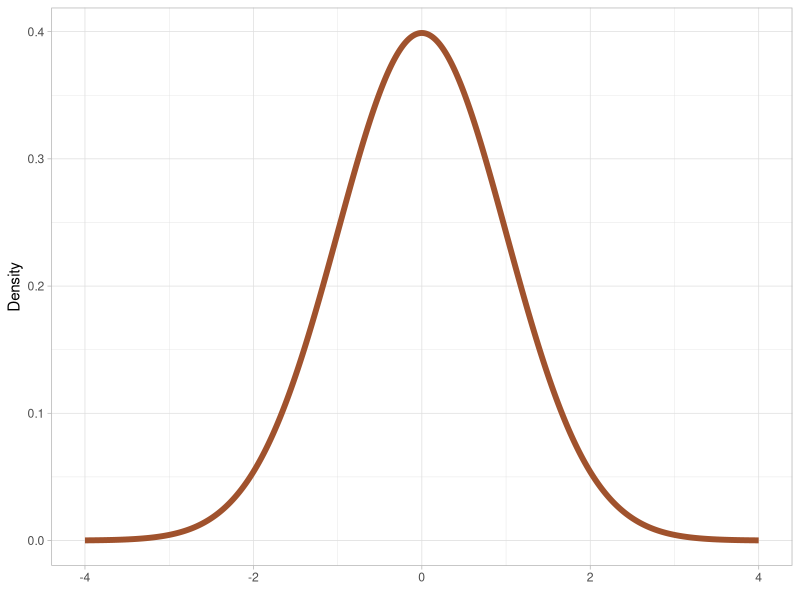
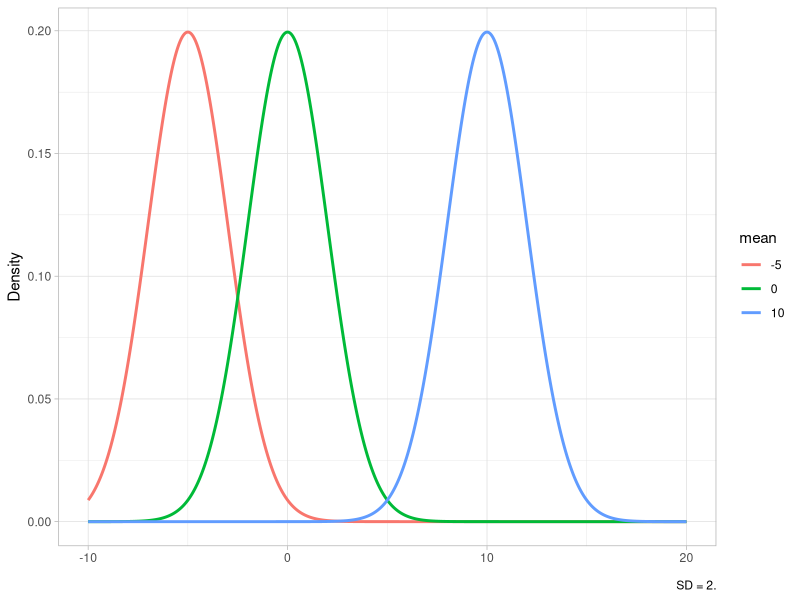
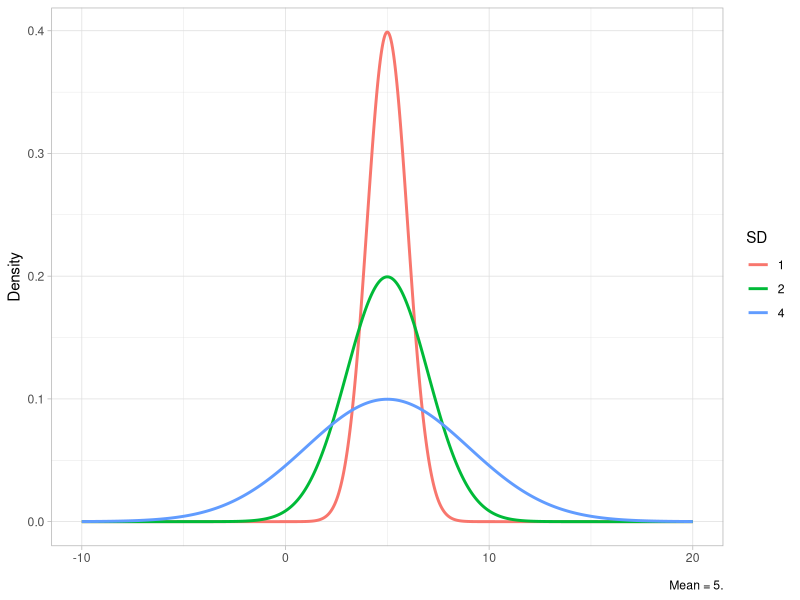
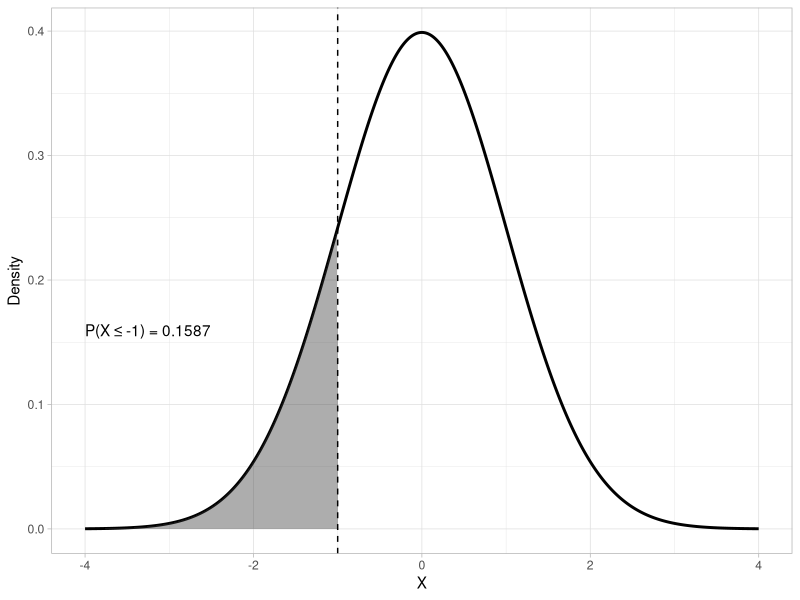
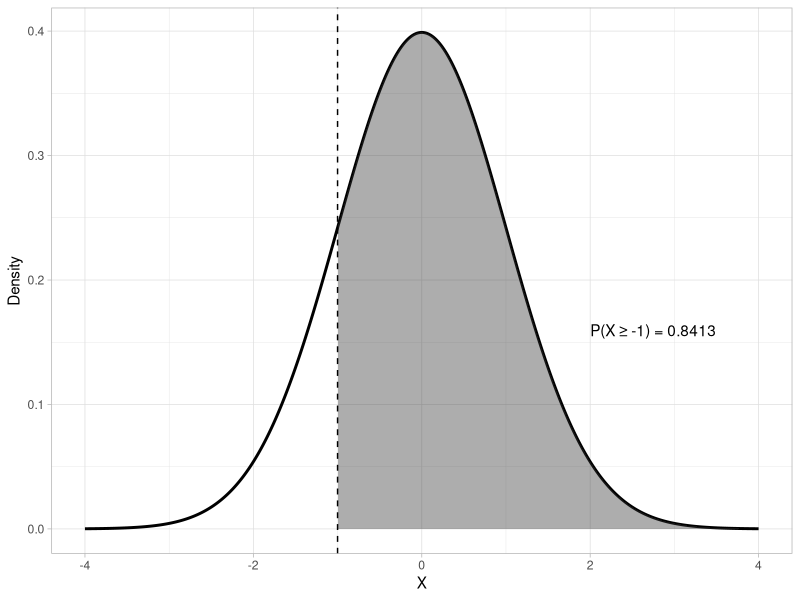
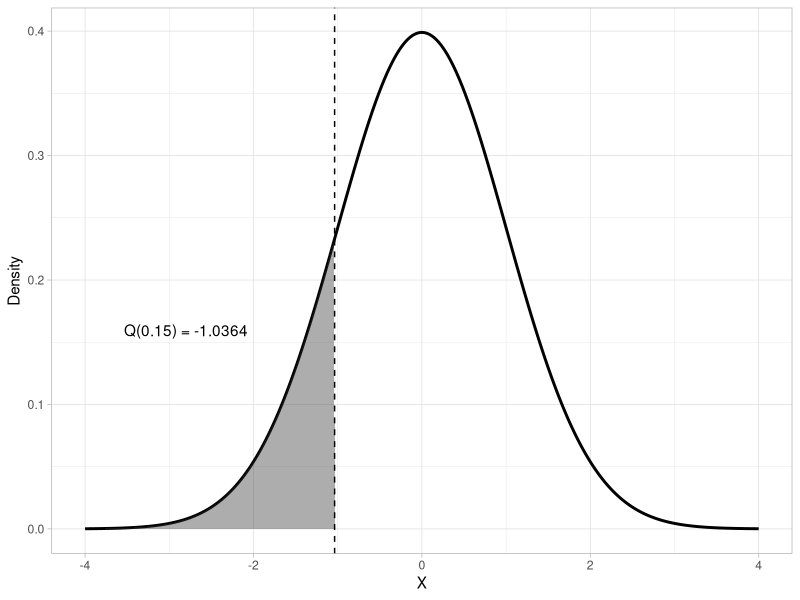
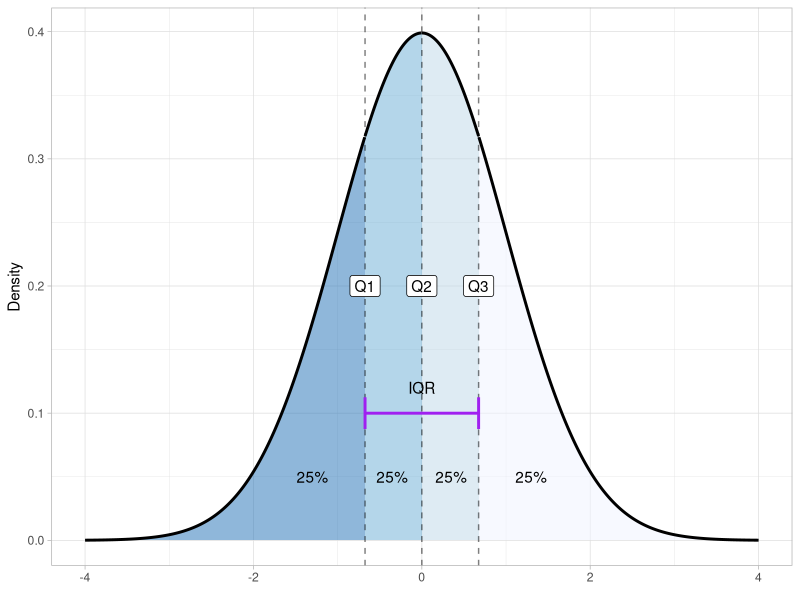
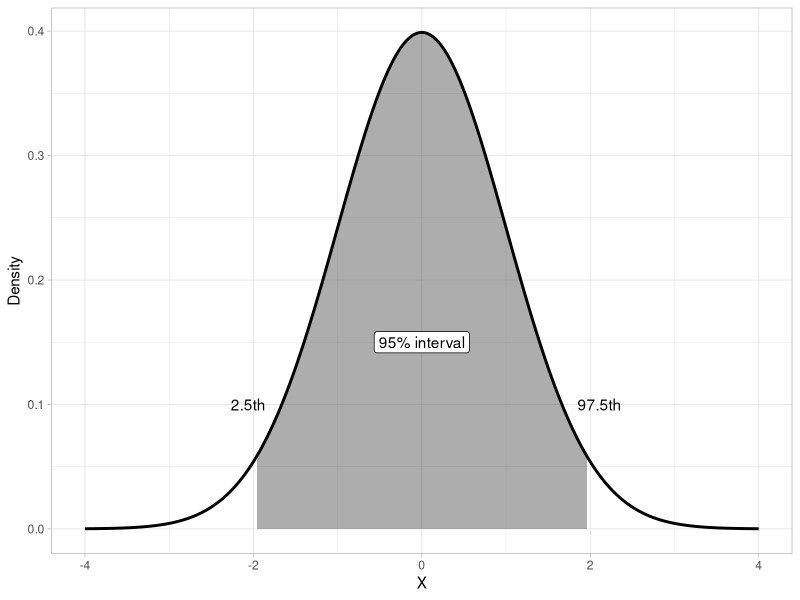

Here is the R script that generated these plots, in order: (Note: this script raises an error after producing the figures.)
## ---- chunk 1
#| label: setup
#| include: false

library(tidyverse)
theme_set(theme_light())
## ---- chunk 2
#| label: fig-gauss
#| fig-caption: "The Gaussian probability distribution."
#| code-fold: true

ggplot() +
  aes(x = seq(-4, 4, 0.01), y = dnorm(seq(-4, 4, 0.01))) +
  geom_path(colour = "sienna", linewidth = 2) +
  labs(
    x = element_blank(), y = "Density"
  )

## ---- chunk 3
#| label: fig-gauss-msd
#| layout-ncol: 2
#| fig-cap: "Illustrating Gaussian distributions with different means and standard deviations."
#| fig-subcap: 
#|   - "Different means, same SD."
#|   - "Same mean, different SDs."
#| code-fold: true

x <- seq(-10, 20, length.out = 1000)
means <- c(0, -5, 10)
sd_fixed <- 2

df_means <- crossing(x = x, mean = means) |> 
  mutate(
    y = dnorm(x, mean = mean, sd = sd_fixed),
    mean = factor(mean)
  ) |> 
  arrange(mean, x)

mu <- ggplot(df_means, aes(x = x, y = y, color = mean)) +
  geom_line(linewidth = 1) +
  labs(x = element_blank(), y = "Density", caption = "SD = 2.")

sds <- c(1, 2, 4)
mean_fixed <- 5

df_sds <- crossing(x = x, SD = sds) |> 
  mutate(
    y = dnorm(x, mean = mean_fixed, sd = SD),
    SD = factor(SD)
  ) |> 
  arrange(SD, x)

sig <- ggplot(df_sds, aes(x = x, y = y, color = SD)) +
  geom_line(linewidth = 1) +
  labs(x = element_blank(), y = "Density", caption = "Mean = 5.")

plot(mu)
plot(sig)

## ---- chunk 4
#| label: fig-pnorm
#| fig-cap: "Illustration of the lower-tail probability with Gaussian(0, 1)."
#| code-fold: true

q <- -1
p <- pnorm(q)
lbl <- sprintf("P(X \u2264 %.0f) = %.4f", q, p)

df <- tibble(x = seq(-4, 4, length.out = 2000)) |>
  mutate(dens = dnorm(x))

df_shade <- df |> filter(x <= q)

ggplot(df, aes(x, dens)) +
  geom_line(linewidth = 1) +
  geom_area(data = df_shade, aes(y = dens), alpha = 0.4) +
  geom_vline(xintercept = q, linetype = "dashed") +
  annotate("text", x = q - 3, y = dnorm(0) * 0.4, label = lbl, hjust = 0) +
  labs(
    y = "Density", x = "X"
  )
## ---- chunk 5
#| label: pnorm

pnorm(q = -1, mean = 0, sd = 1)
# or
pnorm(-1, 0, 1)
# or
pnorm(-1)

## ---- chunk 6
#| label: pnorm-up

pnorm(-1, lower.tail = FALSE)
## ---- chunk 7
#| label: fig-quant-up
#| fig-cap: "Illustration of an upper-tail probability with Gaussian(0, 1)."
#| code-fold: true

q <- -1
p <- pnorm(q, lower.tail = FALSE)
lbl <- sprintf("P(X \u2265 %.0f) = %.4f", q, p)

df <- tibble(x = seq(-4, 4, length.out = 2000)) |>
  mutate(dens = dnorm(x))

df_shade <- df |> filter(x >= q)

ggplot(df, aes(x, dens)) +
  geom_line(linewidth = 1) +
  geom_area(data = df_shade, aes(y = dens), alpha = 0.4) +
  geom_vline(xintercept = q, linetype = "dashed") +
  annotate("text", x = q + 3, y = dnorm(0) * 0.4, label = lbl, hjust = 0) +
  labs(
    y = "Density", x = "X"
  )
## ---- chunk 8
#| label: fig-quant
#| fig-cap: "The 0.15th quantile of Gaussian(0, 1)."
#| code-fold: true

p <- 0.15
q <- qnorm(p)
lbl <- sprintf("Q(%.2f) = %.4f", p, q)

df <- tibble(x = seq(-4, 4, length.out = 2000)) |>
  mutate(dens = dnorm(x))

df_shade <- df |> filter(x <= q)

ggplot(df, aes(x, dens)) +
  geom_line(linewidth = 1) +
  geom_area(data = df_shade, aes(y = dens), alpha = 0.4) +
  geom_vline(xintercept = q, linetype = "dashed") +
  annotate("text", x = q - 2.5, y = dnorm(0) * 0.4, label = lbl, hjust = 0) +
  labs(
    y = "Density", x = "X"
  )

## ---- chunk 9
#| label: qnorm

# Lower-tail quantile with Gaussian(0, 1)
qnorm(0.15) |> round(2)

# Upper-tail quantile with Gaussian(0, 1)
qnorm(0.15, lower.tail = FALSE) |> round(2)

# Lower-tail quantile with Gaussian(10, 2)
qnorm(0.15, 10, 2) |> round(2)

# Upper-tail quantile with Gaussian(10, 2)
qnorm(0.15, 10, 2, lower.tail = FALSE) |> round(2)
## ---- chunk 10
#| label: fig-quartiles
#| fig-cap: "Quartiles of a Gaussian distribution."
#| code-fold: true

quartiles <- qnorm(c(0, 0.25, 0.5, 0.75, 1))
quart_labels <- c("Q1", "Q2 (median)", "Q3")

df <- tibble(x = seq(-4, 4, length.out = 2000)) |>
  mutate(dens = dnorm(x))

df <- df |> mutate(
  quartile = case_when(
    x <= quartiles[2] ~ "Q1",
    x <= quartiles[3] ~ "Q2",
    x <= quartiles[4] ~ "Q3",
    TRUE ~ "Q4"
  )
)

ggplot(df, aes(x, dens, fill = quartile)) +
  geom_area(alpha = 0.5) +
  geom_line(linewidth = 1) +
  scale_fill_brewer(type = "seq", direction = -1) +
  geom_vline(xintercept = quartiles[2:4], linetype = "dashed", alpha = 0.5) +
  annotate(
    "label",
    x = quartiles[2:4],
    y = 0.2,
    label = c("Q1", "Q2", "Q3")
  ) +
  annotate(
    "text",
    x = c(-1.3, -0.35, 0.35, 1.3),
    y = 0.05,
    label = c("25%", "25%", "25%", "25%")
  ) +
  annotate(
    "errorbar",
    xmin = quartiles[2], xmax = quartiles[4],
    y = 0.1,
    colour = "purple", linewidth = 1, width = 0.025
  ) +
  annotate(
    "text",
    x = 0, y = 0.12,
    label = "IQR"
  ) +
  labs(
    y = "Density", x = element_blank()
  ) +
  theme(legend.position = "none")

## ---- chunk 11
#| label: quart

qnorm(c(0.25, 0.5, 0.75)) |> round(2)

## ---- chunk 12
#| label: fig-ninetyfive
#| fig-cap: "The 95% interval of Gaussian(0, 1)."
#| code-fold: true

p <- 0.15

df <- tibble(x = seq(-4, 4, length.out = 2000)) |>
  mutate(dens = dnorm(x))

df_shade <- df |> filter(x >= qnorm(0.025) & x <= qnorm(0.975))

ggplot(df, aes(x, dens)) +
  geom_area(data = df_shade, aes(y = dens), alpha = 0.4) +
  geom_line(linewidth = 1) +
  annotate(
    "label", x = 0, y = 0.15, label = "95% interval"
  ) +
  annotate(
    "text",
    x = c(qnorm(0.025) - 0.1, qnorm(0.975) + 0.15), y = 0.1,
    label = c("2.5th", "97.5th")
  ) +
  labs(
    y = "Density", x = "X"
  )
## ---- chunk 13
#| label: quiz-1
#| results: asis
#| echo: false

opts_1a <- c(
  answer = '(0.1, 0.9)',
  '(0.2, 0.8)',
  '(0.05, 0.95)'
)

cat("a. Which of the following percentiles define an 80% interval?", longmcq(opts_1a))

opts_1b <- c(
  '(0.075, 0.925)',
  answer = '(0.1, 0.95)',
  '(0.05, 0.95)',
  '(0.15, 0.85)'
)

cat("b. Which of the following percentiles define a *non*-central 85% interval?", longmcq(opts_1b))

opts_1c <- c(
  'A 60% central interval.',
  'A 20% non-central interval.',
  'A 40% non-central interval.',
  answer = 'A 20% central interval.'
)

cat("b. Which interval do the 40th and 60th percentile define?", longmcq(opts_1c))
